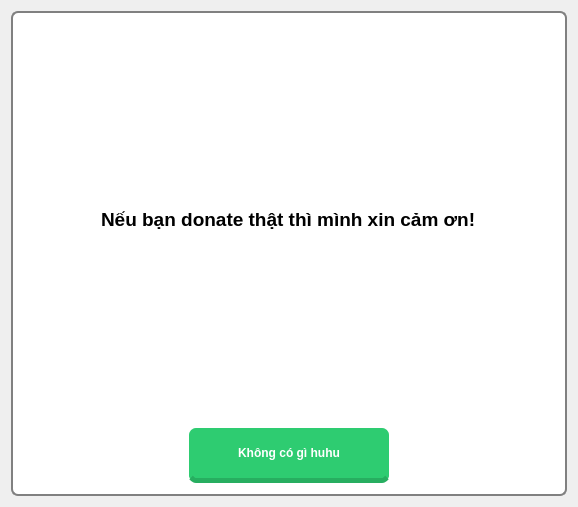
<?xml version="1.0" encoding="UTF-8"?>
<ui version="4.0">
 <class>Dialog</class>
 <widget class="QDialog" name="Dialog">
  <property name="geometry">
   <rect>
    <x>0</x>
    <y>0</y>
    <width>578</width>
    <height>507</height>
   </rect>
  </property>
  <property name="windowTitle">
   <string>Dialog</string>
  </property>
  <layout class="QHBoxLayout" name="horizontalLayout">
   <item>
    <widget class="QFrame" name="frame">
     <property name="styleSheet">
      <string notr="true">QFrame#frame{
background-color: white;
border: 2px solid gray;
border-radius: 7px;
}</string>
     </property>
     <property name="frameShape">
      <enum>QFrame::StyledPanel</enum>
     </property>
     <property name="frameShadow">
      <enum>QFrame::Raised</enum>
     </property>
     <layout class="QVBoxLayout" name="verticalLayout" stretch="0,0,0">
      <property name="spacing">
       <number>0</number>
      </property>
      <property name="leftMargin">
       <number>11</number>
      </property>
      <property name="topMargin">
       <number>11</number>
      </property>
      <property name="rightMargin">
       <number>11</number>
      </property>
      <property name="bottomMargin">
       <number>11</number>
      </property>
      <item alignment="Qt::AlignHCenter">
       <widget class="QLabel" name="label">
        <property name="font">
         <font>
          <family>Segoe UI</family>
          <pointsize>14</pointsize>
          <weight>75</weight>
          <bold>true</bold>
         </font>
        </property>
        <property name="text">
         <string>Nếu bạn donate thật thì mình xin cảm ơn!</string>
        </property>
       </widget>
      </item>
      <item alignment="Qt::AlignHCenter">
       <widget class="QLabel" name="label_image">
        <property name="sizePolicy">
         <sizepolicy hsizetype="Fixed" vsizetype="Fixed">
          <horstretch>0</horstretch>
          <verstretch>0</verstretch>
         </sizepolicy>
        </property>
        <property name="styleSheet">
         <string notr="true"/>
        </property>
        <property name="text">
         <string/>
        </property>
        <property name="pixmap">
         <pixmap>../resources/link_donate.png</pixmap>
        </property>
       </widget>
      </item>
      <item alignment="Qt::AlignHCenter">
       <widget class="QPushButton" name="button_ok">
        <property name="font">
         <font>
          <family>Segoe UI</family>
          <pointsize>9</pointsize>
          <weight>75</weight>
          <bold>true</bold>
         </font>
        </property>
        <property name="styleSheet">
         <string notr="true">QPushButton{
border-radius: 7px;
background-color: #2ecc71;
border-bottom: 5px solid #27ae60;
color: #fff;
min-height: 50px;
min-width: 200px;
}

QPushButton::pressed {
border: none;
}</string>
        </property>
        <property name="text">
         <string>Không có gì huhu</string>
        </property>
       </widget>
      </item>
     </layout>
    </widget>
   </item>
  </layout>
 </widget>
 <resources/>
 <connections/>
</ui>
